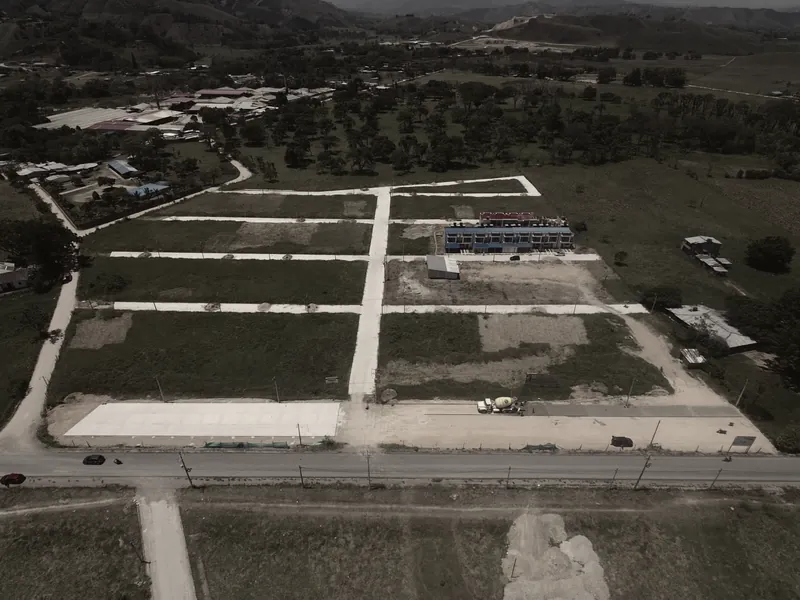
#> input picture santo-thomas/img/aerea-loteo-800.webp, 800 x 600 px, given in place of 4.jpg, which was not available
$ python _etalonaje.py aerea-loteo-800.webp
#> lines starting #> are read from the running program, lines starting #| are printed output that depends on the picture
#> further down, im is the input picture: PIL image 800x600 RGB; mean R, G, B 74.8, 70.2, 62.5
# Etalonaje común: todas las fotos y renders pasan por la misma curva para que compartan luz.
# Menos saturación, sombras hacia negro cálido, luces hacia marfil, y contraste de película.
import numpy as np, os, sys
from PIL import Image, ImageFilter
SRC='assets'; OUT=sys.argv[1]
M={ '4.jpg':'casa-blanca','WhatsApp-Image-2023-09-27-at-2.25.23-PM.jpg':'casa-esquinera','WhatsApp-Image-2023-09-27-at-2.46.24-PM.jpg':'oficina',
'WhatsApp-Image-2023-09-27-at-3.55.20-PM.jpg':'render-comercial','WhatsApp-Image-2023-09-27-at-4.53.15-PM.jpg':'render-plaza','WhatsApp-Image-2023-09-27-at-4.53.16-PM.jpg':'render-plaza-2',
'WhatsApp-Image-2024-02-21-at-3.31.47-PM.jpg':'obra-via','WhatsApp-Image-2024-02-21-at-3.35.55-PM.jpg':'obra-tuberia','WhatsApp-Image-2024-02-21-at-3.44.37-PM.jpg':'obra-pozo',
'WhatsApp-Image-2024-02-28-at-4.38.08-PM.jpg':'render-edificio','WhatsApp-Image-2024-02-28-at-4.39.24-PM.jpg':'render-edificio-2','WhatsApp-Image-2024-02-28-at-9.45.22-AM.jpg':'aerea-loteo',
'WhatsApp-Image-2024-02-28-at-9.45.24-AM.jpg':'aerea-loteo-2','WhatsApp-Image-2024-02-29-at-5.00.24-PM.jpg':'render-torre','WhatsApp-Image-2024-02-29-at-5.00.25-PM-1.jpg':'render-torre-2',
'WhatsApp-Image-2024-02-29-at-5.00.25-PM.jpg':'render-torre-vertical','WhatsApp-Image-2024-03-04-at-10.23.17-AM.jpg':'calle-casas','WhatsApp-Image-2024-03-04-at-10.23.36-AM-1.jpg':'casa-amarilla',
'image-6.png':'aerea-vias','image-7.png':'aerea-noche'}
SOMBRA=np.array([22,17,12])/255; LUZ=np.array([247,236,212])/255
def grade(im, sat=0.42, tinte=0.5, expo=0.9):
#> called with sat = 0.42, tinte = 0.5, expo = 0.9
    a=np.asarray(im.convert('RGB')).astype(np.float32)/255
    a=a**1.06*expo
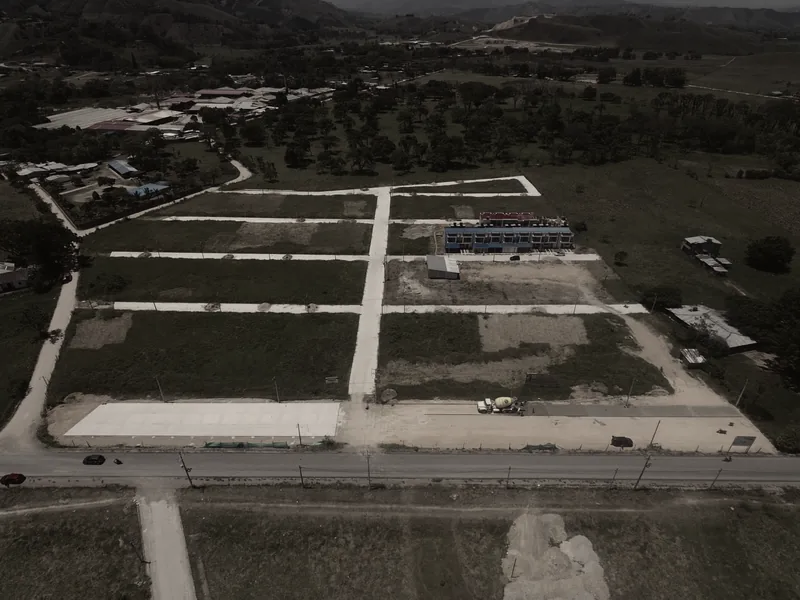
#> a: shape (600, 800, 3) float32; mean R, G, B 0.248, 0.232, 0.206
    y=(a*[0.2126,0.7152,0.0722]).sum(-1,keepdims=True)
    a=y+(a-y)*sat                                   # menos color propio
    yc=np.clip(y,0,1); s=yc*yc*(3-2*yc)             # curva en S
#> after `s = yc * yc * (3 - 2 * yc)`:
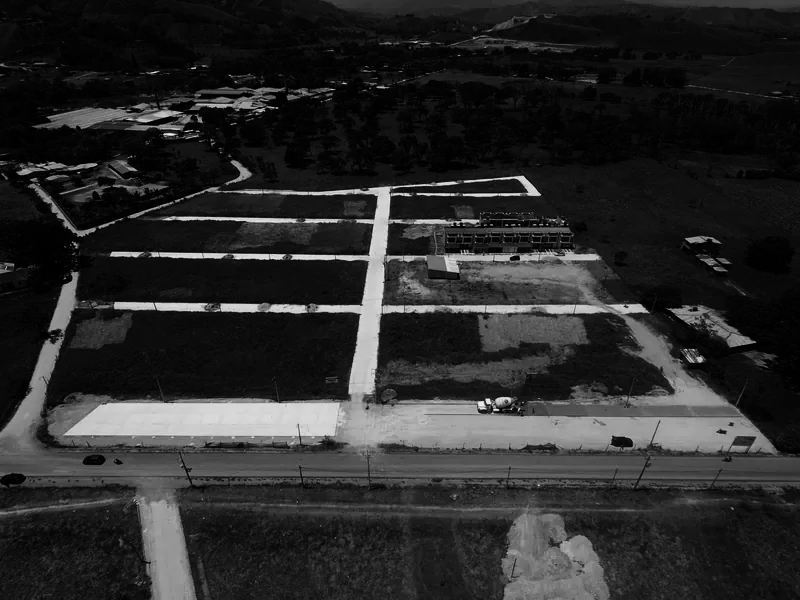
#> s: shape (600, 800, 1) float64; min 0, max 0.971, mean 0.169
    tono=SOMBRA+(LUZ-SOMBRA)*s                      # sombra cálida -> luz marfil
    a=a*(1-tinte)+tono*tinte
    y2=(a*[0.2126,0.7152,0.0722]).sum(-1,keepdims=True)
    a=a+(s*0.94+0.015-y2)*0.55                      # contraste, con negros apenas levantados
    h,w=a.shape[:2]; yy,xx=np.mgrid[0:h,0:w]
#> after `h, w = a.shape[:2]`: h = 600; w = 800
    r=np.hypot((xx-w/2)/(w/2),(yy-h/2)/(h/2)); a*=(1-0.16*np.clip(r-0.55,0,1)**1.6)[...,None]   # viñeta leve
    return Image.fromarray((np.clip(a,0,1)*255+0.5).astype(np.uint8))
os.makedirs(OUT,exist_ok=True)
for f,n in M.items():
    im=Image.open(os.path.join(SRC,f)).convert('RGB')
    if f.startswith('image-'): im=im.crop((14,14,im.width-14,im.height-14))
    g=grade(im, sat=0.38 if n=='aerea-noche' else 0.42, tinte=0.52 if n=='aerea-noche' else 0.5, expo=1.05 if n=='aerea-noche' else 0.9)
    for w,suf in ((1600,''),(800,'-800')):
        j=g.copy()
        if j.width>w: j=j.resize((w,round(j.height*w/j.width)),Image.LANCZOS)
        j.save(f'{OUT}/{n}{suf}.webp','WEBP',quality=80,method=6)
#> pass 2 of the loop `for f,n in M.items():`:
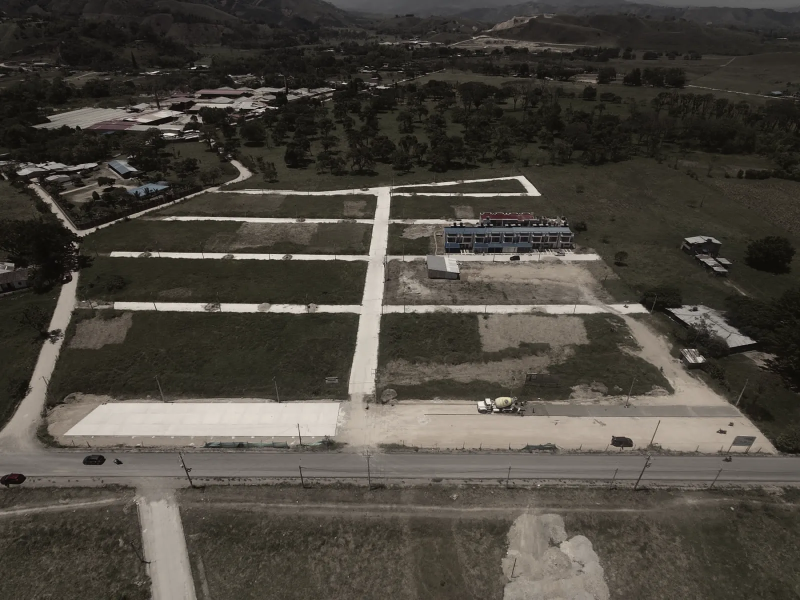
#> input picture santo-thomas/img/aerea-loteo.webp, 1600 x 1200 px, given in place of WhatsApp-Image-2023-09-27-at-2.25.23-PM.jpg, which was not available (shown at 1/2 size)
#> im is the input picture: PIL image 1600x1200 RGB; mean R, G, B 74.7, 70.2, 62.5
#> y: shape (1200, 1600, 1) float64
#> in grade (call 2), `s = yc * yc * (3 - 2 * yc)`:
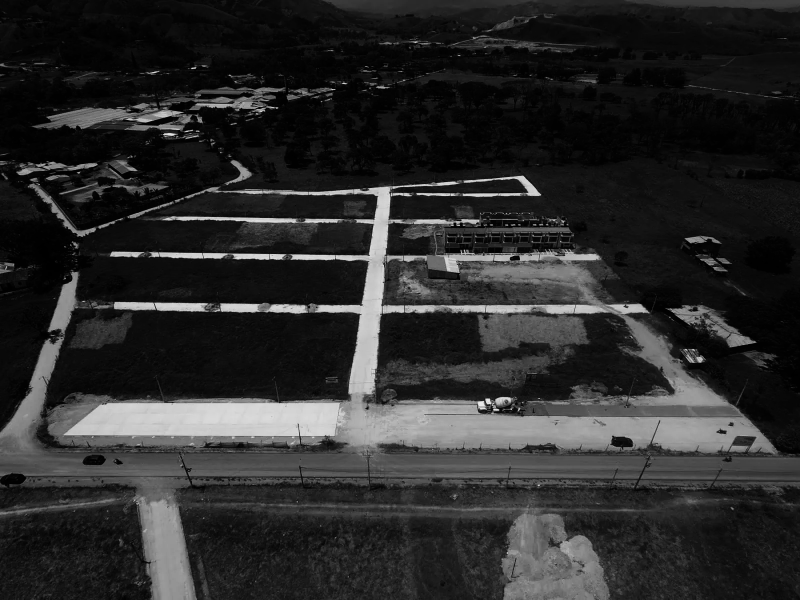
#> s: shape (1200, 1600, 1) float64 (shown at 1/2 size); min 0, max 0.937, mean 0.17
#> tono: shape (1200, 1600, 3) float64
#> y2: shape (1200, 1600, 1) float64
#> the loop `for w,suf in ((1600,''),(800,'-800')):` made 2 passes
#> pass 2, `if j.width>w: j=j.resize((w,round(j.height*w/j.width)),Image.LANCZOS)`:
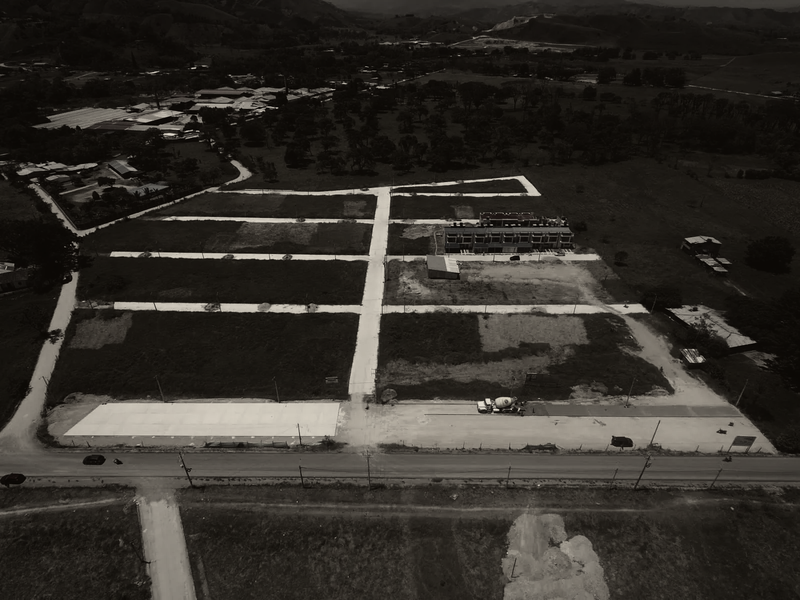
#> j: PIL image 800x600 RGB; mean R, G, B 52.6, 48.8, 43.4
#> (the run stopped early here; a loop or call above may not have finished)
